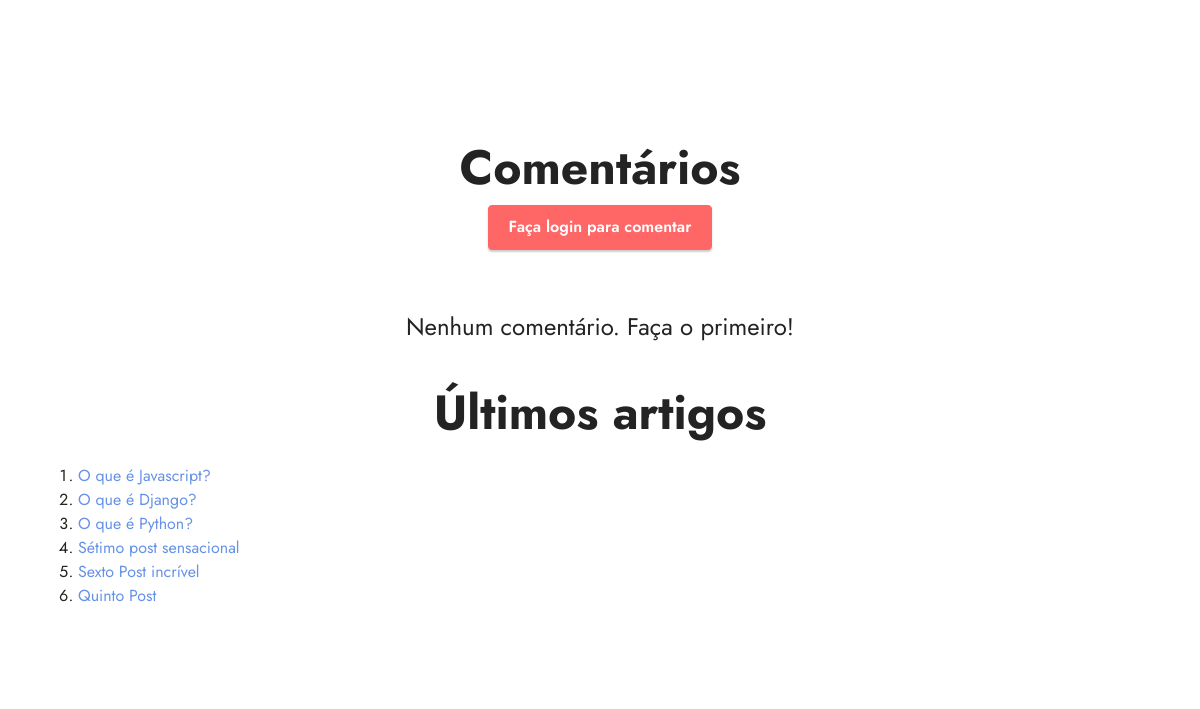
Page /post/o-que-e-javascript/ (lower part) on the earlier database version.
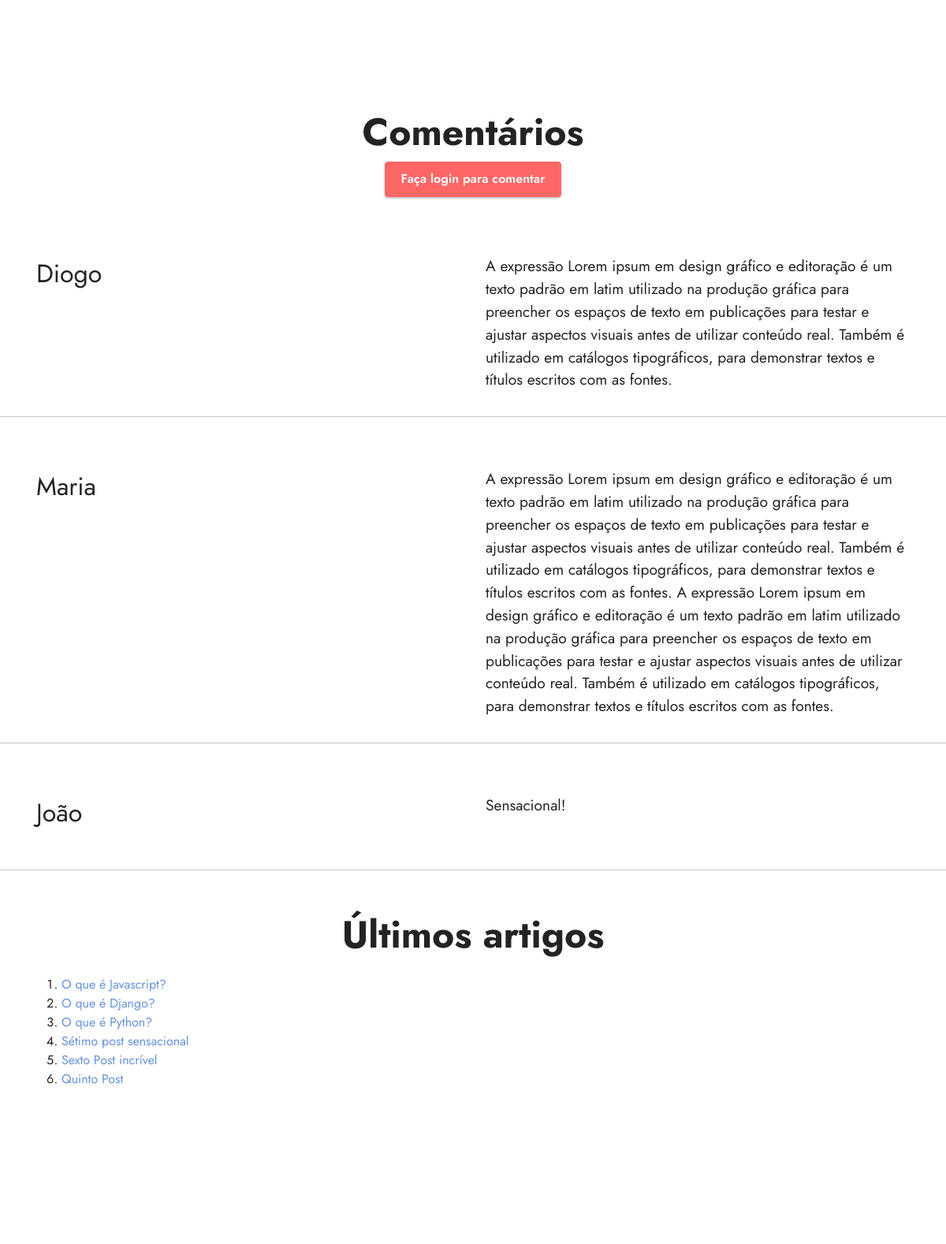
Same page on the later database version.
### app/models.py (models this page shows, shortened)
class Post(models.Model):
    objects = models.Manager()
    publicados = PublicadosManager()
    STATUS_CHOICES = (
        ('rascunho', 'Rascunho'),
        ('publicado', 'Publicado')
    )
    titulo = models.CharField(max_length=70)
    slug = models.SlugField(max_length=70)
    corpo = models.TextField()
    status = models.CharField(max_length=9, choices=STATUS_CHOICES, default='rascunho')
    criado = models.DateTimeField(auto_now_add=True)
    publicado = models.DateTimeField(auto_now=True)
    autor = models.ForeignKey(User, on_delete=models.CASCADE, related_name='posts_autor')
    imagem = StdImageField('Imagem', upload_to='posts', blank=True, null=True,
                           variations={'thumb': {
                               'width': 438,
                               'height': 438,
                               'cropt': True}})
    class Meta:
        verbose_name = 'Post'
        verbose_name_plural = 'Posts'
        ordering = ('-publicado',)

class Comentario(models.Model):
    post = models.ForeignKey(Post, on_delete=models.CASCADE)
    nome = models.CharField('Nome', max_length=50)
    email = models.EmailField('E-mail')
    texto = models.TextField('Comentário')
    criado = models.DateTimeField('Criado em', auto_now_add=True)
    status = models.BooleanField('Ativo', default=False)
    class Meta:
        verbose_name = 'Comentário'
        verbose_name_plural = 'Comentários'

### app/views.py (the view)
# urls.py: path('post/<slug:slug>/', views.PostDetailView.as_view(), name='detail'),
class PostDetailView(DetailView):
    template_name = "blog/post/detail.html"
    context_object_name = 'detail'
    queryset = Post.publicados.all()
    def _get_coments(self, id_post):
        try:
            coments = Comentario.objects.filter(post_id=id_post, status=True)
            return coments
        except Comentario.DoesNotExist:
            return Exception
    def get_context_data(self, **kwargs):
        context = super().get_context_data(**kwargs)
        context['comentarios'] = self._get_coments(self.object.id)
        return context

### app/models.py (called while the page is built)
    def get_queryset(self):
        return super().get_queryset().filter(status='publicado')

### app/templatetags/blog_tags.py (called while the page is built)
@register.inclusion_tag('blog/post/ultimos_posts.html')
def mostrar_ultimos_posts(count=5):
    posts = Post.publicados.order_by('-publicado')[:count]
    return {'ultimos': posts}

### app/templates/blog/post/detail.html (shortened to what this page needs)
{% extends 'blog/base/base.html' %}
{% load static %}
{% load blog_tags %}
{% block conteudo %}
<section data-bs-version="5.1" class="features16 cid-tzVjbxlXj9" id="features17-6">
</section>
<div id="comentarios" class="container">
        <div class="mbr-section-head">
            <h3 class="mbr-section-title mbr-fonts-style align-center mb-0 display-2">
                <strong>Comentários</strong></h3>
            <p class="align-center">
                {% if user.is_authenticated %}
                <a href="{% url 'comentar' detail.id %}" class="btn btn-secondary">
                    Comentar
                </a>
                {% else %}
                <a href="{% url 'loginuser' %}" class="btn btn-secondary">
                    Faça login para comentar
                </a>
                {% endif %}
            </p>
        </div>
</div>
{% for item in comentarios %}
<section data-bs-version="5.1" class="content10 cid-tzVgp39K95" id="content10-1" xmlns="http://www.w3.org/1999/html">
    <div class="container">
        <div class="row justify-content-center">
            <div class="col-12 col-md">
                <h6 class="mbr-section-subtitle mbr-fonts-style mb-4 display-5">
                    {{ item.nome }}
                </h6>
            </div>
            <div class="col-md-12 col-lg-6">
                <p class="mbr-text mbr-fonts-style display-7">{{ item.texto }}</p>
            </div>
        </div>
    </div>
    <hr>
    {% empty %}
    <div class="container">
        <br>
        <div class="mbr-section-head">
                <h4 class="align-center">
                Nenhum comentário. Faça o primeiro!</h4>
        </div>
    </div>
{% endfor %}
<br>
{% mostrar_ultimos_posts 6%}
{% endblock %}

### app/templates/blog/post/ultimos_posts.html (shortened to what this page needs)
<div id="ultimos-artigos" class="container">
        <div class="mbr-section-head ">
            <h3 class="mbr-section-title mbr-fonts-style align-center mb-0 display-2">
                <strong>Últimos artigos</strong></h3>
            <br>
            <ol>
                {% for post in ultimos %}
                <li >
                    <a href="{% url 'detail' post.slug %}">{{ post.titulo }}</a>
                </li>
                {% endfor %}
            </ol>
        </div>
</div>

Differences in the rows shown:
added Comentario: nome "Diogo", texto "A expressão Lorem ipsum em design gráfico e editoração é um texto padrão em latim utilizado na produção gráfica para preencher os espaços de texto em publicações para testar e ajustar aspectos visuais antes de utilizar conteúdo real. Também é utilizado em catálogos tipográficos, para demonstrar textos e títulos escritos com as fontes."
added Comentario: nome "Maria", texto "A expressão Lorem ipsum em design gráfico e editoração é um texto padrão em latim utilizado na produção gráfica para preencher os espaços de texto em publicações para testar e ajustar aspectos visuais antes de utilizar conteúdo real. Também é utilizado em catálogos tipográficos, para demonstrar textos e títulos escritos com as fontes. A expressão Lorem ipsum em design gráfico e editoração é um texto padrão em latim utilizado na produção gráfica para preencher os espaços de texto em publicações para testar e ajustar aspectos visuais antes de utilizar conteúdo real. Também é utilizado em catálogos tipográficos, para demonstrar textos e títulos escritos com as fontes."
added Comentario: nome "João", texto "Sensacional!"
Other differences:
text no longer shown: "Nenhum comentário. Faça o primeiro!"
